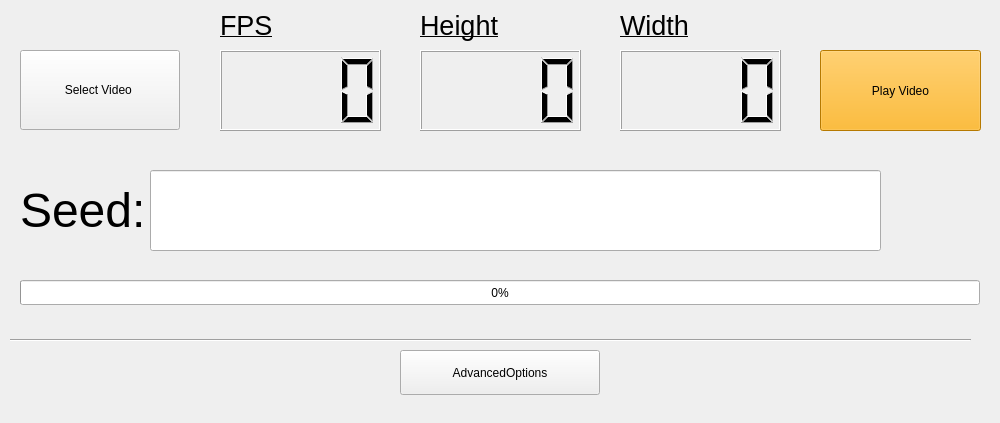
<?xml version="1.0" encoding="UTF-8"?>
<ui version="4.0">
 <class>Form</class>
 <widget class="QWidget" name="Form">
  <property name="geometry">
   <rect>
    <x>0</x>
    <y>0</y>
    <width>1000</width>
    <height>423</height>
   </rect>
  </property>
  <property name="windowTitle">
   <string>Form</string>
  </property>
  <property name="windowIcon">
   <iconset>
    <normaloff>fedora.jpg</normaloff>fedora.jpg</iconset>
  </property>
  <property name="toolTipDuration">
   <number>0</number>
  </property>
  <property name="autoFillBackground">
   <bool>false</bool>
  </property>
  <property name="styleSheet">
   <string notr="true">color: black</string>
  </property>
  <widget class="QPushButton" name="pushButton">
   <property name="geometry">
    <rect>
     <x>20</x>
     <y>50</y>
     <width>160</width>
     <height>80</height>
    </rect>
   </property>
   <property name="styleSheet">
    <string notr="true">color: gray;
color: black;
font: 19pt &quot;Comic Sans MS&quot;;</string>
   </property>
   <property name="text">
    <string>Select Video </string>
   </property>
  </widget>
  <widget class="QLCDNumber" name="SSD_FPS">
   <property name="geometry">
    <rect>
     <x>220</x>
     <y>50</y>
     <width>161</width>
     <height>81</height>
    </rect>
   </property>
   <property name="digitCount">
    <number>4</number>
   </property>
  </widget>
  <widget class="QLCDNumber" name="SSD_Height">
   <property name="geometry">
    <rect>
     <x>620</x>
     <y>50</y>
     <width>161</width>
     <height>81</height>
    </rect>
   </property>
   <property name="digitCount">
    <number>4</number>
   </property>
  </widget>
  <widget class="QLabel" name="label">
   <property name="geometry">
    <rect>
     <x>220</x>
     <y>10</y>
     <width>161</width>
     <height>31</height>
    </rect>
   </property>
   <property name="text">
    <string>&lt;html&gt;&lt;head/&gt;&lt;body&gt;&lt;p&gt;&lt;span style=&quot; font-size:20pt; text-decoration: underline;&quot;&gt;FPS&lt;/span&gt;&lt;/p&gt;&lt;/body&gt;&lt;/html&gt;</string>
   </property>
  </widget>
  <widget class="QLabel" name="label_2">
   <property name="geometry">
    <rect>
     <x>420</x>
     <y>10</y>
     <width>161</width>
     <height>31</height>
    </rect>
   </property>
   <property name="text">
    <string>&lt;html&gt;&lt;head/&gt;&lt;body&gt;&lt;p&gt;&lt;span style=&quot; font-size:20pt; text-decoration: underline;&quot;&gt;Height&lt;/span&gt;&lt;/p&gt;&lt;/body&gt;&lt;/html&gt;</string>
   </property>
  </widget>
  <widget class="Line" name="line">
   <property name="geometry">
    <rect>
     <x>10</x>
     <y>330</y>
     <width>961</width>
     <height>21</height>
    </rect>
   </property>
   <property name="palette">
    <palette>
     <active>
      <colorrole role="WindowText">
       <brush brushstyle="SolidPattern">
        <color alpha="255">
         <red>0</red>
         <green>0</green>
         <blue>0</blue>
        </color>
       </brush>
      </colorrole>
      <colorrole role="Text">
       <brush brushstyle="SolidPattern">
        <color alpha="255">
         <red>0</red>
         <green>0</green>
         <blue>0</blue>
        </color>
       </brush>
      </colorrole>
      <colorrole role="ButtonText">
       <brush brushstyle="SolidPattern">
        <color alpha="255">
         <red>0</red>
         <green>0</green>
         <blue>0</blue>
        </color>
       </brush>
      </colorrole>
     </active>
     <inactive>
      <colorrole role="WindowText">
       <brush brushstyle="SolidPattern">
        <color alpha="255">
         <red>0</red>
         <green>0</green>
         <blue>0</blue>
        </color>
       </brush>
      </colorrole>
      <colorrole role="Text">
       <brush brushstyle="SolidPattern">
        <color alpha="255">
         <red>0</red>
         <green>0</green>
         <blue>0</blue>
        </color>
       </brush>
      </colorrole>
      <colorrole role="ButtonText">
       <brush brushstyle="SolidPattern">
        <color alpha="255">
         <red>0</red>
         <green>0</green>
         <blue>0</blue>
        </color>
       </brush>
      </colorrole>
     </inactive>
     <disabled>
      <colorrole role="WindowText">
       <brush brushstyle="SolidPattern">
        <color alpha="255">
         <red>0</red>
         <green>0</green>
         <blue>0</blue>
        </color>
       </brush>
      </colorrole>
      <colorrole role="Text">
       <brush brushstyle="SolidPattern">
        <color alpha="255">
         <red>0</red>
         <green>0</green>
         <blue>0</blue>
        </color>
       </brush>
      </colorrole>
      <colorrole role="ButtonText">
       <brush brushstyle="SolidPattern">
        <color alpha="255">
         <red>0</red>
         <green>0</green>
         <blue>0</blue>
        </color>
       </brush>
      </colorrole>
     </disabled>
    </palette>
   </property>
   <property name="orientation">
    <enum>Qt::Horizontal</enum>
   </property>
  </widget>
  <widget class="QLCDNumber" name="SSD_Width">
   <property name="geometry">
    <rect>
     <x>420</x>
     <y>50</y>
     <width>161</width>
     <height>81</height>
    </rect>
   </property>
   <property name="digitCount">
    <number>4</number>
   </property>
  </widget>
  <widget class="QLabel" name="label_3">
   <property name="geometry">
    <rect>
     <x>620</x>
     <y>10</y>
     <width>161</width>
     <height>31</height>
    </rect>
   </property>
   <property name="text">
    <string>&lt;html&gt;&lt;head/&gt;&lt;body&gt;&lt;p&gt;&lt;span style=&quot; font-size:20pt; text-decoration: underline;&quot;&gt;Width&lt;/span&gt;&lt;/p&gt;&lt;/body&gt;&lt;/html&gt;</string>
   </property>
  </widget>
  <widget class="QPushButton" name="playVideo">
   <property name="geometry">
    <rect>
     <x>820</x>
     <y>50</y>
     <width>161</width>
     <height>81</height>
    </rect>
   </property>
   <property name="palette">
    <palette>
     <active>
      <colorrole role="WindowText">
       <brush brushstyle="SolidPattern">
        <color alpha="255">
         <red>0</red>
         <green>0</green>
         <blue>0</blue>
        </color>
       </brush>
      </colorrole>
      <colorrole role="Button">
       <brush brushstyle="SolidPattern">
        <color alpha="255">
         <red>255</red>
         <green>170</green>
         <blue>0</blue>
        </color>
       </brush>
      </colorrole>
      <colorrole role="Light">
       <brush brushstyle="SolidPattern">
        <color alpha="255">
         <red>255</red>
         <green>213</green>
         <blue>127</blue>
        </color>
       </brush>
      </colorrole>
      <colorrole role="Midlight">
       <brush brushstyle="SolidPattern">
        <color alpha="255">
         <red>255</red>
         <green>191</green>
         <blue>63</blue>
        </color>
       </brush>
      </colorrole>
      <colorrole role="Dark">
       <brush brushstyle="SolidPattern">
        <color alpha="255">
         <red>127</red>
         <green>85</green>
         <blue>0</blue>
        </color>
       </brush>
      </colorrole>
      <colorrole role="Mid">
       <brush brushstyle="SolidPattern">
        <color alpha="255">
         <red>170</red>
         <green>113</green>
         <blue>0</blue>
        </color>
       </brush>
      </colorrole>
      <colorrole role="Text">
       <brush brushstyle="SolidPattern">
        <color alpha="255">
         <red>0</red>
         <green>0</green>
         <blue>0</blue>
        </color>
       </brush>
      </colorrole>
      <colorrole role="BrightText">
       <brush brushstyle="SolidPattern">
        <color alpha="255">
         <red>255</red>
         <green>255</green>
         <blue>255</blue>
        </color>
       </brush>
      </colorrole>
      <colorrole role="ButtonText">
       <brush brushstyle="SolidPattern">
        <color alpha="255">
         <red>0</red>
         <green>0</green>
         <blue>0</blue>
        </color>
       </brush>
      </colorrole>
      <colorrole role="Base">
       <brush brushstyle="SolidPattern">
        <color alpha="255">
         <red>255</red>
         <green>255</green>
         <blue>255</blue>
        </color>
       </brush>
      </colorrole>
      <colorrole role="Window">
       <brush brushstyle="SolidPattern">
        <color alpha="255">
         <red>255</red>
         <green>170</green>
         <blue>0</blue>
        </color>
       </brush>
      </colorrole>
      <colorrole role="Shadow">
       <brush brushstyle="SolidPattern">
        <color alpha="255">
         <red>0</red>
         <green>0</green>
         <blue>0</blue>
        </color>
       </brush>
      </colorrole>
      <colorrole role="AlternateBase">
       <brush brushstyle="SolidPattern">
        <color alpha="255">
         <red>255</red>
         <green>212</green>
         <blue>127</blue>
        </color>
       </brush>
      </colorrole>
      <colorrole role="ToolTipBase">
       <brush brushstyle="SolidPattern">
        <color alpha="255">
         <red>255</red>
         <green>255</green>
         <blue>220</blue>
        </color>
       </brush>
      </colorrole>
      <colorrole role="ToolTipText">
       <brush brushstyle="SolidPattern">
        <color alpha="255">
         <red>0</red>
         <green>0</green>
         <blue>0</blue>
        </color>
       </brush>
      </colorrole>
     </active>
     <inactive>
      <colorrole role="WindowText">
       <brush brushstyle="SolidPattern">
        <color alpha="255">
         <red>0</red>
         <green>0</green>
         <blue>0</blue>
        </color>
       </brush>
      </colorrole>
      <colorrole role="Button">
       <brush brushstyle="SolidPattern">
        <color alpha="255">
         <red>255</red>
         <green>170</green>
         <blue>0</blue>
        </color>
       </brush>
      </colorrole>
      <colorrole role="Light">
       <brush brushstyle="SolidPattern">
        <color alpha="255">
         <red>255</red>
         <green>213</green>
         <blue>127</blue>
        </color>
       </brush>
      </colorrole>
      <colorrole role="Midlight">
       <brush brushstyle="SolidPattern">
        <color alpha="255">
         <red>255</red>
         <green>191</green>
         <blue>63</blue>
        </color>
       </brush>
      </colorrole>
      <colorrole role="Dark">
       <brush brushstyle="SolidPattern">
        <color alpha="255">
         <red>127</red>
         <green>85</green>
         <blue>0</blue>
        </color>
       </brush>
      </colorrole>
      <colorrole role="Mid">
       <brush brushstyle="SolidPattern">
        <color alpha="255">
         <red>170</red>
         <green>113</green>
         <blue>0</blue>
        </color>
       </brush>
      </colorrole>
      <colorrole role="Text">
       <brush brushstyle="SolidPattern">
        <color alpha="255">
         <red>0</red>
         <green>0</green>
         <blue>0</blue>
        </color>
       </brush>
      </colorrole>
      <colorrole role="BrightText">
       <brush brushstyle="SolidPattern">
        <color alpha="255">
         <red>255</red>
         <green>255</green>
         <blue>255</blue>
        </color>
       </brush>
      </colorrole>
      <colorrole role="ButtonText">
       <brush brushstyle="SolidPattern">
        <color alpha="255">
         <red>0</red>
         <green>0</green>
         <blue>0</blue>
        </color>
       </brush>
      </colorrole>
      <colorrole role="Base">
       <brush brushstyle="SolidPattern">
        <color alpha="255">
         <red>255</red>
         <green>255</green>
         <blue>255</blue>
        </color>
       </brush>
      </colorrole>
      <colorrole role="Window">
       <brush brushstyle="SolidPattern">
        <color alpha="255">
         <red>255</red>
         <green>170</green>
         <blue>0</blue>
        </color>
       </brush>
      </colorrole>
      <colorrole role="Shadow">
       <brush brushstyle="SolidPattern">
        <color alpha="255">
         <red>0</red>
         <green>0</green>
         <blue>0</blue>
        </color>
       </brush>
      </colorrole>
      <colorrole role="AlternateBase">
       <brush brushstyle="SolidPattern">
        <color alpha="255">
         <red>255</red>
         <green>212</green>
         <blue>127</blue>
        </color>
       </brush>
      </colorrole>
      <colorrole role="ToolTipBase">
       <brush brushstyle="SolidPattern">
        <color alpha="255">
         <red>255</red>
         <green>255</green>
         <blue>220</blue>
        </color>
       </brush>
      </colorrole>
      <colorrole role="ToolTipText">
       <brush brushstyle="SolidPattern">
        <color alpha="255">
         <red>0</red>
         <green>0</green>
         <blue>0</blue>
        </color>
       </brush>
      </colorrole>
     </inactive>
     <disabled>
      <colorrole role="WindowText">
       <brush brushstyle="SolidPattern">
        <color alpha="255">
         <red>0</red>
         <green>0</green>
         <blue>0</blue>
        </color>
       </brush>
      </colorrole>
      <colorrole role="Button">
       <brush brushstyle="SolidPattern">
        <color alpha="255">
         <red>255</red>
         <green>170</green>
         <blue>0</blue>
        </color>
       </brush>
      </colorrole>
      <colorrole role="Light">
       <brush brushstyle="SolidPattern">
        <color alpha="255">
         <red>255</red>
         <green>213</green>
         <blue>127</blue>
        </color>
       </brush>
      </colorrole>
      <colorrole role="Midlight">
       <brush brushstyle="SolidPattern">
        <color alpha="255">
         <red>255</red>
         <green>191</green>
         <blue>63</blue>
        </color>
       </brush>
      </colorrole>
      <colorrole role="Dark">
       <brush brushstyle="SolidPattern">
        <color alpha="255">
         <red>127</red>
         <green>85</green>
         <blue>0</blue>
        </color>
       </brush>
      </colorrole>
      <colorrole role="Mid">
       <brush brushstyle="SolidPattern">
        <color alpha="255">
         <red>170</red>
         <green>113</green>
         <blue>0</blue>
        </color>
       </brush>
      </colorrole>
      <colorrole role="Text">
       <brush brushstyle="SolidPattern">
        <color alpha="255">
         <red>0</red>
         <green>0</green>
         <blue>0</blue>
        </color>
       </brush>
      </colorrole>
      <colorrole role="BrightText">
       <brush brushstyle="SolidPattern">
        <color alpha="255">
         <red>255</red>
         <green>255</green>
         <blue>255</blue>
        </color>
       </brush>
      </colorrole>
      <colorrole role="ButtonText">
       <brush brushstyle="SolidPattern">
        <color alpha="255">
         <red>0</red>
         <green>0</green>
         <blue>0</blue>
        </color>
       </brush>
      </colorrole>
      <colorrole role="Base">
       <brush brushstyle="SolidPattern">
        <color alpha="255">
         <red>255</red>
         <green>170</green>
         <blue>0</blue>
        </color>
       </brush>
      </colorrole>
      <colorrole role="Window">
       <brush brushstyle="SolidPattern">
        <color alpha="255">
         <red>255</red>
         <green>170</green>
         <blue>0</blue>
        </color>
       </brush>
      </colorrole>
      <colorrole role="Shadow">
       <brush brushstyle="SolidPattern">
        <color alpha="255">
         <red>0</red>
         <green>0</green>
         <blue>0</blue>
        </color>
       </brush>
      </colorrole>
      <colorrole role="AlternateBase">
       <brush brushstyle="SolidPattern">
        <color alpha="255">
         <red>255</red>
         <green>170</green>
         <blue>0</blue>
        </color>
       </brush>
      </colorrole>
      <colorrole role="ToolTipBase">
       <brush brushstyle="SolidPattern">
        <color alpha="255">
         <red>255</red>
         <green>255</green>
         <blue>220</blue>
        </color>
       </brush>
      </colorrole>
      <colorrole role="ToolTipText">
       <brush brushstyle="SolidPattern">
        <color alpha="255">
         <red>0</red>
         <green>0</green>
         <blue>0</blue>
        </color>
       </brush>
      </colorrole>
     </disabled>
    </palette>
   </property>
   <property name="styleSheet">
    <string notr="true">
font: 20pt &quot;Comic Sans MS&quot;;</string>
   </property>
   <property name="text">
    <string>Play Video</string>
   </property>
  </widget>
  <widget class="QLineEdit" name="seedBox">
   <property name="geometry">
    <rect>
     <x>150</x>
     <y>170</y>
     <width>731</width>
     <height>81</height>
    </rect>
   </property>
   <property name="layoutDirection">
    <enum>Qt::LeftToRight</enum>
   </property>
   <property name="styleSheet">
    <string notr="true">font: 36pt &quot;Comic Sans MS&quot;;</string>
   </property>
   <property name="text">
    <string/>
   </property>
   <property name="maxLength">
    <number>25</number>
   </property>
   <property name="frame">
    <bool>true</bool>
   </property>
  </widget>
  <widget class="QLabel" name="Seed">
   <property name="geometry">
    <rect>
     <x>20</x>
     <y>170</y>
     <width>131</width>
     <height>80</height>
    </rect>
   </property>
   <property name="font">
    <font>
     <pointsize>36</pointsize>
     <underline>false</underline>
    </font>
   </property>
   <property name="text">
    <string>Seed:</string>
   </property>
  </widget>
  <widget class="QProgressBar" name="progressBar">
   <property name="geometry">
    <rect>
     <x>20</x>
     <y>280</y>
     <width>960</width>
     <height>25</height>
    </rect>
   </property>
   <property name="value">
    <number>0</number>
   </property>
  </widget>
  <widget class="QPushButton" name="advancedOptions">
   <property name="geometry">
    <rect>
     <x>400</x>
     <y>350</y>
     <width>200</width>
     <height>45</height>
    </rect>
   </property>
   <property name="styleSheet">
    <string notr="true">font: 16pt &quot;Comic Sans MS&quot;;</string>
   </property>
   <property name="text">
    <string>AdvancedOptions</string>
   </property>
  </widget>
 </widget>
 <resources/>
 <connections/>
</ui>
